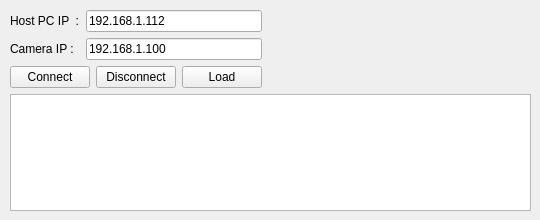
    <widget class="QWidget" name="connectTab">
     <attribute name="title">
      <string>Connect</string>
     </attribute>
     <widget class="QWidget" name="layoutWidget1">
      <property name="geometry">
       <rect>
        <x>10</x>
        <y>10</y>
        <width>521</width>
        <height>201</height>
       </rect>
      </property>
      <layout class="QGridLayout" name="gridLayout_5">
       <item row="2" column="3">
        <widget class="QPushButton" name="loadFromFileBtn">
         <property name="text">
          <string>Load</string>
         </property>
        </widget>
       </item>
       <item row="0" column="0">
        <widget class="QLabel" name="hostPCIPLabel">
         <property name="toolTip">
          <string>Test Tool Tip</string>
         </property>
         <property name="text">
          <string>Host PC IP  :</string>
         </property>
         <property name="alignment">
          <set>Qt::AlignLeading|Qt::AlignLeft|Qt::AlignVCenter</set>
         </property>
        </widget>
       </item>
       <item row="1" column="0">
        <widget class="QLabel" name="cameraIPLabel">
         <property name="text">
          <string>Camera IP :</string>
         </property>
         <property name="alignment">
          <set>Qt::AlignLeading|Qt::AlignLeft|Qt::AlignVCenter</set>
         </property>
        </widget>
       </item>
       <item row="2" column="0" colspan="2">
        <widget class="QPushButton" name="connectButton">
         <property name="text">
          <string>Connect</string>
         </property>
        </widget>
       </item>
       <item row="2" column="2">
        <widget class="QPushButton" name="disconnectButton">
         <property name="text">
          <string>Disconnect</string>
         </property>
        </widget>
       </item>
       <item row="3" column="0" colspan="5">
        <widget class="QTextEdit" name="statusEdit"/>
       </item>
       <item row="0" column="4" rowspan="3">
        <spacer name="horizontalSpacer">
         <property name="orientation">
          <enum>Qt::Horizontal</enum>
         </property>
         <property name="sizeHint" stdset="0">
          <size>
           <width>40</width>
           <height>20</height>
          </size>
         </property>
        </spacer>
       </item>
       <item row="1" column="1" colspan="3">
        <widget class="QLineEdit" name="cameraIPEdit">
         <property name="text">
          <string>192.168.1.100</string>
         </property>
        </widget>
       </item>
       <item row="0" column="1" colspan="3">
        <widget class="QLineEdit" name="hostIPEdit">
         <property name="inputMask">
          <string/>
         </property>
         <property name="text">
          <string>192.168.1.112</string>
         </property>
        </widget>
       </item>
      </layout>
     </widget>
    </widget>
